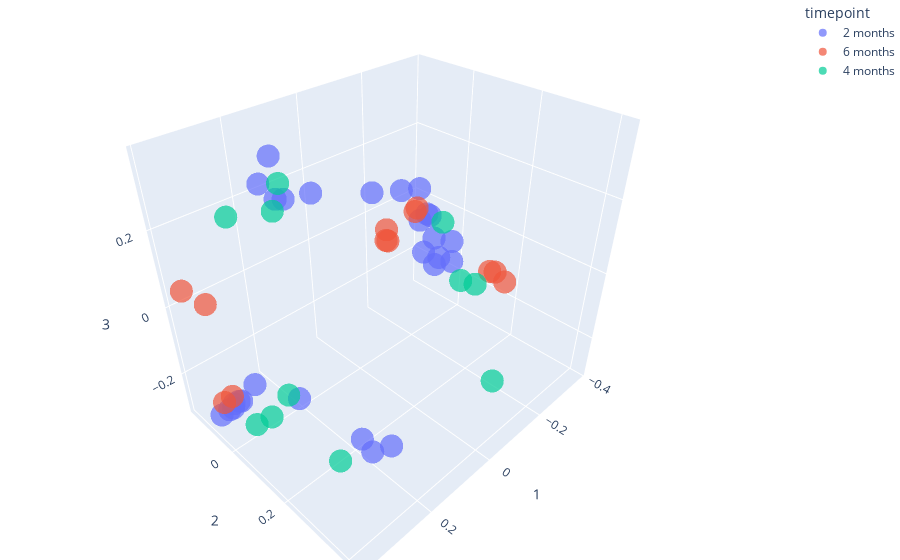

Source (notebook cell):
### Markdown cell above
### Timepoint clustering
When labelling by `timepoints`, no distinct clusers are forming

### Code cell
fig = px.scatter_3d(pcoa_braycurtis_metadata_246_merged,
                    x=1,
                    y=2,
                    z=3,
                    color='timepoint',
                    opacity=0.7)

fig.update_layout(margin=dict(l=0, r=0, b=0, t=0))
fig.show()

### Figure 1 — Plotly figure (JSON) as saved in the notebook; plotly's stock layout.template omitted (floating-point values rounded to 4 significant figures)
{"data": [{"hovertemplate": "timepoint=2 months<br>1=%{x}<br>2=%{y}<br>3=%{z}<extra></extra>", "legendgroup": "2 months", "marker": {"color": "#636efa", "opacity": 0.7, "symbol": "circle"}, "mode": "markers", "name": "2 months", "scene": "scene", "showlegend": true, "type": "scatter3d", "x": [0.0599, 0.1006, -0.3454, -0.3343, -0.3625, -0.3739, -0.3799, -0.3758, -0.2425, -0.1838, -0.3675, 0.337, 0.3803, 0.3545, 0.3185, 0.3418, 0.2775, 0.324, 0.248, 0.2311, 0.2801, 0.2403, 0.2053, 0.2426, 0.2177, 0.2549, 0.2468, 0.07684], "y": [0.3397, 0.306, -0.05203, -0.02708, -0.1332, -0.01088, -0.1054, -0.115, -0.08821, -0.1388, -0.1335, -0.09119, -0.07756, -0.08518, -0.08627, -0.08928, -0.08198, -0.08842, 0.3112, 0.3509, 0.1087, 0.2705, 0.1108, 0.07319, 0.002691, 0.01228, 0.05273, 0.3098], "z": [0.2512, 0.2307, -0.1798, -0.1384, 0.03117, -0.1631, -0.05178, -0.04834, 0.08608, 0.08302, -0.07392, -0.2859, -0.2827, -0.2895, -0.2863, -0.2959, -0.2557, -0.2843, -0.2029, -0.1655, -0.1665, -0.2018, 0.3211, 0.308, 0.3653, 0.3224, 0.3017, 0.253]}, {"hovertemplate": "timepoint=6 months<br>1=%{x}<br>2=%{y}<br>3=%{z}<extra></extra>", "legendgroup": "6 months", "marker": {"color": "#EF553B", "opacity": 0.7, "symbol": "circle"}, "mode": "markers", "name": "6 months", "scene": "scene", "showlegend": true, "type": "scatter3d", "x": [-0.2613, -0.2536, 0.3318, 0.3721, 0.3554, 0.3851, -0.2635, -0.3277, -0.3766, -0.3748, -0.3392, -0.2579], "y": [-0.1646, -0.159, -0.1492, -0.06793, -0.05636, -0.1381, -0.04965, -0.1167, 0.1229, 0.1422, 0.2003, -0.1559], "z": [-0.07388, -0.1038, -0.01385, -0.2394, -0.2229, 0.05739, 0.04115, -0.02188, -0.1341, -0.1265, -0.1123, -0.1061]}, {"hovertemplate": "timepoint=4 months<br>1=%{x}<br>2=%{y}<br>3=%{z}<extra></extra>", "legendgroup": "4 months", "marker": {"color": "#00cc96", "opacity": 0.7, "symbol": "circle"}, "mode": "markers", "name": "4 months", "scene": "scene", "showlegend": true, "type": "scatter3d", "x": [0.2471, 0.2213, -0.2659, -0.2144, -0.2914, 0.2263, 0.2865, 0.3292, 0.301, -0.000987, 0.2019], "y": [-0.1442, -0.0002277, 0.1594, 0.1516, 0.01825, -0.0164, -0.008586, -0.009741, 0.2673, 0.4229, 0.0006486], "z": [0.1826, 0.2443, -0.1031, -0.06947, 0.01379, -0.2817, -0.3079, -0.303, -0.2241, -0.08994, 0.3002]}], "layout": {"legend": {"title": {"text": "timepoint"}, "tracegroupgap": 0}, "margin": {"b": 0, "l": 0, "r": 0, "t": 0}, "scene": {"domain": {"x": [0.0, 1.0], "y": [0.0, 1.0]}, "xaxis": {"title": {"text": "1"}}, "yaxis": {"title": {"text": "2"}}, "zaxis": {"title": {"text": "3"}}}}}
